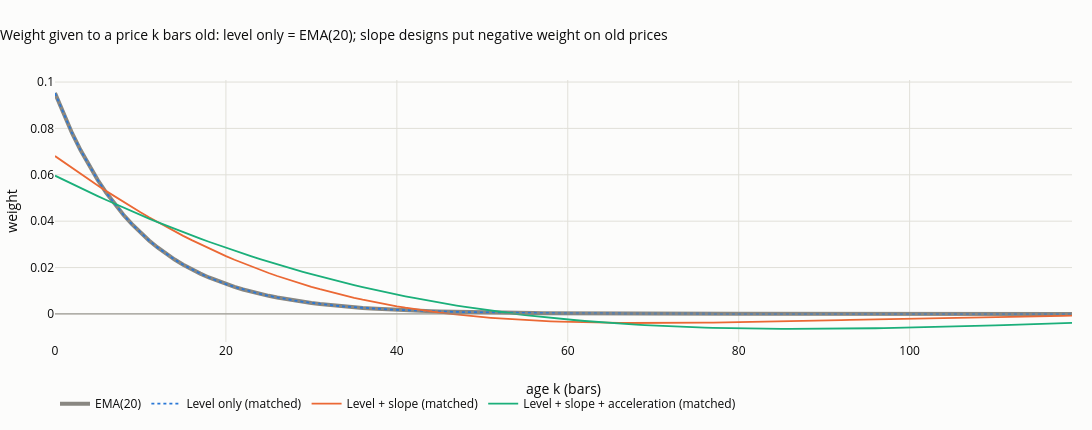

Notebook cell for this chart:
### Code cell
fig = go.Figure()
fig.add_scatter(x=np.arange(120), y=w_ema[:120], name="EMA(20)", mode="lines", line=dict(width=4, color=MUTED))
for j, k in enumerate((1, 2, 3)):
    fig.add_scatter(x=np.arange(120), y=level_weights(k, R_MATCH[k])[:120], name=f"{NAMES[k]} (matched)", mode="lines",
                    line=dict(width=1.8, color=SERIES[j], dash="dot" if k == 1 else "solid"))
fig.add_hline(y=0, line=dict(width=1, color=MUTED))
fig.update_layout(title="Weight given to a price k bars old: level only = EMA(20); slope designs put negative weight on old prices",
                  xaxis_title="age k (bars)", yaxis_title="weight", height=430, width=1100, margin=dict(t=80, b=70),
                  legend=dict(orientation="h", y=-0.18, x=0))
save_figure(fig, "c03_weights", FIG)
fig
